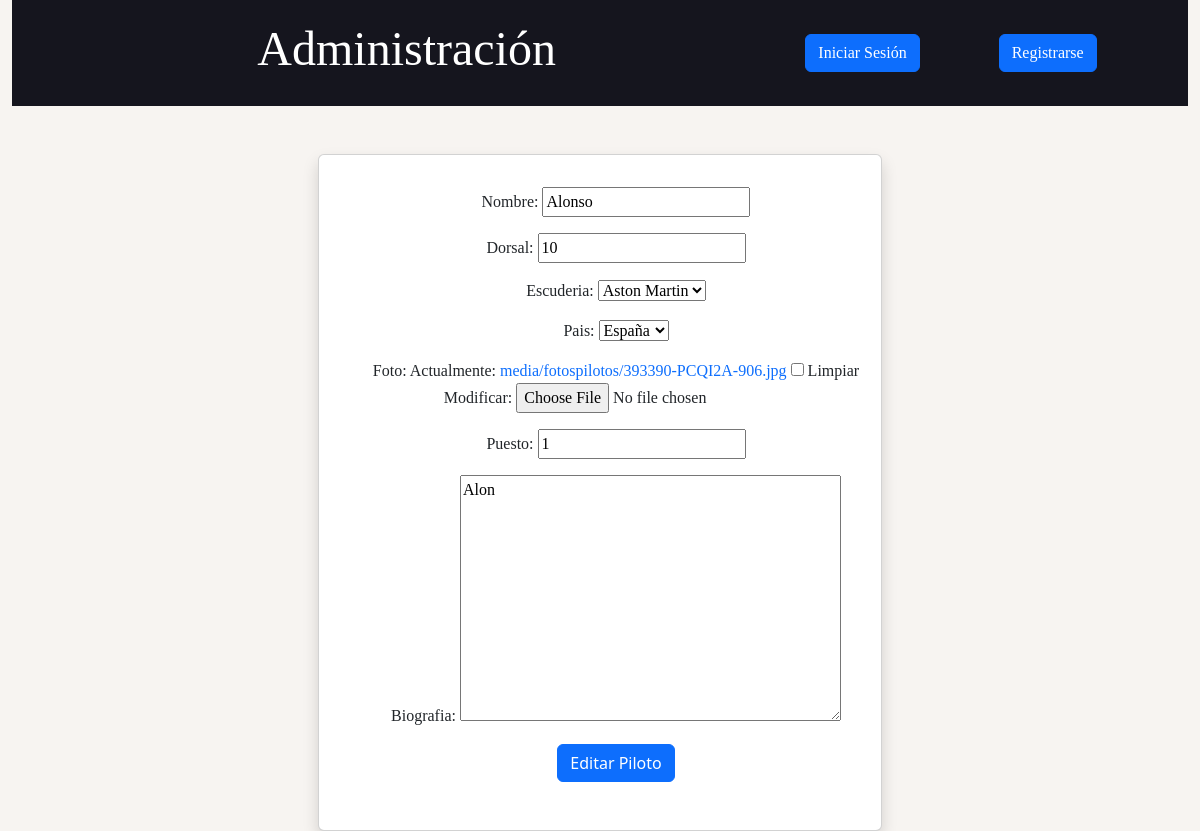
The page /inicio/admin/piloto/editar/1 on the database its author committed.
### mundialitopx/models.py (models this page shows, shortened)
class Piloto(models.Model):
    nombre = models.CharField(max_length=100)
    puntos = models.IntegerField(default=0)
    pais = models.ForeignKey(Pais, on_delete=models.CASCADE)
    dorsal = models.IntegerField()
    escuderia = models.ForeignKey(Escuderia, on_delete=models.CASCADE)
    puesto = models.IntegerField(validators=[MinValueValidator(1),MaxValueValidator(20)])
    biografia = models.TextField()
    foto = models.ImageField(upload_to='media/fotospilotos/', null=True, blank=True)

class Escuderia(models.Model):
    nombre = models.CharField(max_length=100)
    alias = models.CharField(max_length=100)
    monoplaza = models.ImageField(upload_to='media/monoplazas/', null=True, blank=True)
    pais = models.ForeignKey(Pais, on_delete=models.CASCADE)
    logo = models.ImageField(upload_to='media/logos/', null=True, blank=True)
    puesto = models.IntegerField(validators=[MinValueValidator(1),MaxValueValidator(20)])
    descripcion = models.TextField()
    puntos = models.IntegerField(default=0)
    def __str__(self):
        return self.nombre

class Pais(models.Model):
    nombre = models.CharField(max_length=100)
    bandera = models.ImageField(upload_to='media/banderas/', null=True, blank=True)
    def __str__(self):
        return self.nombre
    class Meta:
        verbose_name_plural = 'Paises'

### mundialitopx/views.py (the view)
# urls.py: path('inicio/admin/piloto/editar/<int:pk>', EditarPiloto.as_view(), name='editar_piloto'),
class EditarPiloto(UpdateView):
    model = Piloto
    fields = ["nombre", "dorsal", "escuderia", "pais", "foto", "puesto", "biografia"]
    template_name = "mundialitopx/admin/pilotos/editar.html"
    template_name_suffix = "_update_form"
    success_url = reverse_lazy("admin")

### mundialitopx/templates/mundialitopx/admin/pilotos/editar.html (shortened to what this page needs)
{% extends 'mundialitopx/base.html' %}
{% load static %}
    {% block content %}
    <div class="container-fluid">
        <div class="row pt-5">
            <div class="col-6 offset-3">
                <div class="card p-3 shadow">
                    <div class="row ">
                        <div class="col-12 borber border-3 m-3">
                            <form action="{% url 'editar_piloto' object.id %}" enctype="multipart/form-data" method="post">
                                {{ form.as_p }}
                                <button class="btn btn-primary" type="submit">Editar Piloto</button>
                            </form>
                        </div>
                    </div>
                </div>
            </div>
        </div>
    </div>
    {% endblock %}

### mundialitopx/static/css/style.css (style rules this page uses)
body { background-color: #F7F4F1; }
a { text-decoration: none; }
p { font-family: 'f1-regular'; }
a { font-family: 'f1-regular'; }

### rows shown on the page
Piloto: nombre "Alonso", dorsal "10", escuderia "Aston Martin", pais "España", puesto "1", biografia "Alon"
